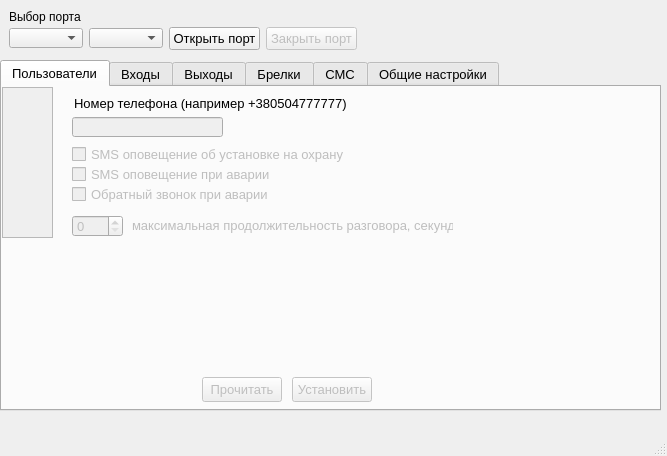
<?xml version="1.0" encoding="UTF-8"?>
<ui version="4.0">
 <class>Debuger_GSM</class>
 <widget class="QMainWindow" name="Debuger_GSM">
  <property name="geometry">
   <rect>
    <x>0</x>
    <y>0</y>
    <width>667</width>
    <height>456</height>
   </rect>
  </property>
  <property name="minimumSize">
   <size>
    <width>667</width>
    <height>456</height>
   </size>
  </property>
  <property name="maximumSize">
   <size>
    <width>667</width>
    <height>456</height>
   </size>
  </property>
  <property name="windowTitle">
   <string>Настройка сигнализации</string>
  </property>
  <property name="windowIcon">
   <iconset>
    <normaloff>touchscreen.ico</normaloff>touchscreen.ico</iconset>
  </property>
  <property name="animated">
   <bool>false</bool>
  </property>
  <widget class="QWidget" name="centralwidget">
   <widget class="QComboBox" name="comboBox_Baudrate">
    <property name="geometry">
     <rect>
      <x>89</x>
      <y>28</y>
      <width>74</width>
      <height>20</height>
     </rect>
    </property>
   </widget>
   <widget class="QComboBox" name="comboBox_COM">
    <property name="geometry">
     <rect>
      <x>9</x>
      <y>28</y>
      <width>74</width>
      <height>20</height>
     </rect>
    </property>
   </widget>
   <widget class="QLabel" name="label_2">
    <property name="geometry">
     <rect>
      <x>9</x>
      <y>9</y>
      <width>91</width>
      <height>16</height>
     </rect>
    </property>
    <property name="font">
     <font>
      <pointsize>9</pointsize>
     </font>
    </property>
    <property name="text">
     <string>Выбор порта</string>
    </property>
   </widget>
   <widget class="QPushButton" name="pushButton_open_COM">
    <property name="geometry">
     <rect>
      <x>169</x>
      <y>27</y>
      <width>91</width>
      <height>23</height>
     </rect>
    </property>
    <property name="font">
     <font>
      <pointsize>10</pointsize>
     </font>
    </property>
    <property name="text">
     <string>Открыть порт</string>
    </property>
   </widget>
   <widget class="QTabWidget" name="tabWidget">
    <property name="geometry">
     <rect>
      <x>0</x>
      <y>60</y>
      <width>661</width>
      <height>351</height>
     </rect>
    </property>
    <property name="minimumSize">
     <size>
      <width>661</width>
      <height>351</height>
     </size>
    </property>
    <property name="maximumSize">
     <size>
      <width>661</width>
      <height>351</height>
     </size>
    </property>
    <property name="font">
     <font>
      <pointsize>10</pointsize>
     </font>
    </property>
    <property name="currentIndex">
     <number>0</number>
    </property>
    <widget class="QWidget" name="users">
     <attribute name="title">
      <string>Пользователи</string>
     </attribute>
     <widget class="QListWidget" name="list_users_nom">
      <property name="enabled">
       <bool>false</bool>
      </property>
      <property name="geometry">
       <rect>
        <x>0</x>
        <y>0</y>
        <width>51</width>
        <height>151</height>
       </rect>
      </property>
      <property name="font">
       <font>
        <pointsize>9</pointsize>
        <weight>50</weight>
        <bold>false</bold>
       </font>
      </property>
     </widget>
     <widget class="QLineEdit" name="lineEdit_Telephone_Number">
      <property name="enabled">
       <bool>false</bool>
      </property>
      <property name="geometry">
       <rect>
        <x>70</x>
        <y>30</y>
        <width>151</width>
        <height>20</height>
       </rect>
      </property>
     </widget>
     <widget class="QLabel" name="label_Example_Tel_Number">
      <property name="enabled">
       <bool>true</bool>
      </property>
      <property name="geometry">
       <rect>
        <x>72</x>
        <y>8</y>
        <width>281</width>
        <height>16</height>
       </rect>
      </property>
      <property name="text">
       <string>Номер телефона (например +380504777777)</string>
      </property>
     </widget>
     <widget class="QPushButton" name="pushButton_Read_Users">
      <property name="enabled">
       <bool>false</bool>
      </property>
      <property name="geometry">
       <rect>
        <x>200</x>
        <y>290</y>
        <width>80</width>
        <height>25</height>
       </rect>
      </property>
      <property name="text">
       <string>Прочитать</string>
      </property>
     </widget>
     <widget class="QPushButton" name="pushButton_Write_Users">
      <property name="enabled">
       <bool>false</bool>
      </property>
      <property name="geometry">
       <rect>
        <x>290</x>
        <y>290</y>
        <width>80</width>
        <height>25</height>
       </rect>
      </property>
      <property name="text">
       <string>Установить</string>
      </property>
     </widget>
     <widget class="QCheckBox" name="checkBox_SMS_set_guard">
      <property name="enabled">
       <bool>false</bool>
      </property>
      <property name="geometry">
       <rect>
        <x>70</x>
        <y>58</y>
        <width>331</width>
        <height>18</height>
       </rect>
      </property>
      <property name="text">
       <string>SMS оповещение об установке на охрану</string>
      </property>
     </widget>
     <widget class="QCheckBox" name="checkBox_SMS_alarm">
      <property name="enabled">
       <bool>false</bool>
      </property>
      <property name="geometry">
       <rect>
        <x>70</x>
        <y>78</y>
        <width>241</width>
        <height>18</height>
       </rect>
      </property>
      <property name="text">
       <string>SMS оповещение при аварии</string>
      </property>
     </widget>
     <widget class="QCheckBox" name="checkBox_call_back_alarm">
      <property name="enabled">
       <bool>false</bool>
      </property>
      <property name="geometry">
       <rect>
        <x>70</x>
        <y>98</y>
        <width>371</width>
        <height>18</height>
       </rect>
      </property>
      <property name="text">
       <string>Обратный звонок при аварии</string>
      </property>
      <property name="checked">
       <bool>false</bool>
      </property>
     </widget>
     <widget class="QSpinBox" name="spinBox_sim900_user_timeout">
      <property name="enabled">
       <bool>false</bool>
      </property>
      <property name="geometry">
       <rect>
        <x>70</x>
        <y>128</y>
        <width>51</width>
        <height>22</height>
       </rect>
      </property>
      <property name="maximum">
       <number>255</number>
      </property>
     </widget>
     <widget class="QLabel" name="label_Max_Time_Talk">
      <property name="enabled">
       <bool>false</bool>
      </property>
      <property name="geometry">
       <rect>
        <x>130</x>
        <y>130</y>
        <width>321</width>
        <height>16</height>
       </rect>
      </property>
      <property name="text">
       <string>максимальная продолжительность разговора, секунд</string>
      </property>
     </widget>
    </widget>
    <widget class="QWidget" name="tab">
     <attribute name="title">
      <string>Входы</string>
     </attribute>
     <widget class="QComboBox" name="comboBox_in_number">
      <property name="enabled">
       <bool>false</bool>
      </property>
      <property name="geometry">
       <rect>
        <x>10</x>
        <y>30</y>
        <width>74</width>
        <height>20</height>
       </rect>
      </property>
     </widget>
     <widget class="QLabel" name="label_in_number">
      <property name="geometry">
       <rect>
        <x>10</x>
        <y>10</y>
        <width>91</width>
        <height>16</height>
       </rect>
      </property>
      <property name="font">
       <font>
        <pointsize>9</pointsize>
       </font>
      </property>
      <property name="text">
       <string>№ входа</string>
      </property>
     </widget>
     <widget class="QPushButton" name="pushButton_Read_In">
      <property name="enabled">
       <bool>false</bool>
      </property>
      <property name="geometry">
       <rect>
        <x>200</x>
        <y>290</y>
        <width>80</width>
        <height>25</height>
       </rect>
      </property>
      <property name="text">
       <string>Прочитать</string>
      </property>
     </widget>
     <widget class="QPushButton" name="pushButton_Write_In">
      <property name="enabled">
       <bool>false</bool>
      </property>
      <property name="geometry">
       <rect>
        <x>290</x>
        <y>290</y>
        <width>80</width>
        <height>25</height>
       </rect>
      </property>
      <property name="text">
       <string>Установить</string>
      </property>
     </widget>
     <widget class="QLineEdit" name="lineEdit_in_alarm_text">
      <property name="enabled">
       <bool>false</bool>
      </property>
      <property name="geometry">
       <rect>
        <x>90</x>
        <y>30</y>
        <width>151</width>
        <height>20</height>
       </rect>
      </property>
     </widget>
     <widget class="QLabel" name="label_in_number_2">
      <property name="geometry">
       <rect>
        <x>90</x>
        <y>10</y>
        <width>191</width>
        <height>16</height>
       </rect>
      </property>
      <property name="font">
       <font>
        <pointsize>9</pointsize>
       </font>
      </property>
      <property name="text">
       <string>Текст СМС при срабатывании</string>
      </property>
     </widget>
    </widget>
    <widget class="QWidget" name="tab_2">
     <attribute name="title">
      <string>Выходы</string>
     </attribute>
    </widget>
    <widget class="QWidget" name="tab_6">
     <attribute name="title">
      <string>Брелки</string>
     </attribute>
    </widget>
    <widget class="QWidget" name="tab_3">
     <attribute name="title">
      <string>СМС</string>
     </attribute>
     <widget class="QFrame" name="frame">
      <property name="geometry">
       <rect>
        <x>10</x>
        <y>10</y>
        <width>641</width>
        <height>141</height>
       </rect>
      </property>
      <property name="frameShape">
       <enum>QFrame::StyledPanel</enum>
      </property>
      <property name="frameShadow">
       <enum>QFrame::Raised</enum>
      </property>
      <widget class="QComboBox" name="comboBox_Reset_Guard">
       <property name="enabled">
        <bool>false</bool>
       </property>
       <property name="geometry">
        <rect>
         <x>10</x>
         <y>100</y>
         <width>51</width>
         <height>20</height>
        </rect>
       </property>
      </widget>
     </widget>
     <widget class="QLabel" name="label_File_Name_3">
      <property name="geometry">
       <rect>
        <x>340</x>
        <y>90</y>
        <width>221</width>
        <height>16</height>
       </rect>
      </property>
      <property name="text">
       <string>Снятие аварии</string>
      </property>
     </widget>
     <widget class="QLineEdit" name="lineEdit_clear_alarm_text">
      <property name="enabled">
       <bool>false</bool>
      </property>
      <property name="geometry">
       <rect>
        <x>340</x>
        <y>110</y>
        <width>201</width>
        <height>20</height>
       </rect>
      </property>
     </widget>
     <widget class="QLabel" name="label_File_Name_4">
      <property name="geometry">
       <rect>
        <x>180</x>
        <y>20</y>
        <width>361</width>
        <height>16</height>
       </rect>
      </property>
      <property name="font">
       <font>
        <pointsize>11</pointsize>
        <weight>75</weight>
        <bold>true</bold>
       </font>
      </property>
      <property name="text">
       <string>СМС от абонента к сигнализации</string>
      </property>
     </widget>
     <widget class="QLabel" name="label_sms_reset_guard_cmd_1">
      <property name="geometry">
       <rect>
        <x>110</x>
        <y>90</y>
        <width>201</width>
        <height>16</height>
       </rect>
      </property>
      <property name="text">
       <string>Снятие с охраны</string>
      </property>
     </widget>
     <widget class="QLineEdit" name="lineEdit_sms_reset_guard_cmd">
      <property name="enabled">
       <bool>false</bool>
      </property>
      <property name="geometry">
       <rect>
        <x>100</x>
        <y>110</y>
        <width>200</width>
        <height>20</height>
       </rect>
      </property>
      <property name="text">
       <string/>
      </property>
     </widget>
     <widget class="QFrame" name="frame_2">
      <property name="geometry">
       <rect>
        <x>10</x>
        <y>160</y>
        <width>641</width>
        <height>80</height>
       </rect>
      </property>
      <property name="frameShape">
       <enum>QFrame::StyledPanel</enum>
      </property>
      <property name="frameShadow">
       <enum>QFrame::Raised</enum>
      </property>
      <widget class="QLabel" name="label_File_Name_5">
       <property name="geometry">
        <rect>
         <x>170</x>
         <y>10</y>
         <width>341</width>
         <height>16</height>
        </rect>
       </property>
       <property name="font">
        <font>
         <pointsize>11</pointsize>
         <weight>75</weight>
         <bold>true</bold>
        </font>
       </property>
       <property name="text">
        <string>СМС от сигнализации к абоненту</string>
       </property>
      </widget>
     </widget>
     <widget class="QLineEdit" name="lineEdit_text_guard_set">
      <property name="enabled">
       <bool>false</bool>
      </property>
      <property name="geometry">
       <rect>
        <x>20</x>
        <y>210</y>
        <width>181</width>
        <height>20</height>
       </rect>
      </property>
     </widget>
     <widget class="QLabel" name="label_File_Name_2">
      <property name="geometry">
       <rect>
        <x>20</x>
        <y>190</y>
        <width>221</width>
        <height>16</height>
       </rect>
      </property>
      <property name="text">
       <string>Охрана установлена</string>
      </property>
     </widget>
     <widget class="QPushButton" name="pushButton_Read_SMS">
      <property name="enabled">
       <bool>false</bool>
      </property>
      <property name="geometry">
       <rect>
        <x>200</x>
        <y>290</y>
        <width>80</width>
        <height>25</height>
       </rect>
      </property>
      <property name="text">
       <string>Прочитать</string>
      </property>
     </widget>
     <widget class="QPushButton" name="pushButton_Write_SMS">
      <property name="enabled">
       <bool>false</bool>
      </property>
      <property name="geometry">
       <rect>
        <x>290</x>
        <y>290</y>
        <width>80</width>
        <height>25</height>
       </rect>
      </property>
      <property name="text">
       <string>Установить</string>
      </property>
     </widget>
     <widget class="QLabel" name="label_sms_reset_guard_cmd_2">
      <property name="geometry">
       <rect>
        <x>20</x>
        <y>90</y>
        <width>71</width>
        <height>16</height>
       </rect>
      </property>
      <property name="text">
       <string>№ режима</string>
      </property>
     </widget>
     <widget class="QLabel" name="label_sms_reset_guard_cmd_3">
      <property name="geometry">
       <rect>
        <x>20</x>
        <y>50</y>
        <width>71</width>
        <height>16</height>
       </rect>
      </property>
      <property name="text">
       <string>№ режима</string>
      </property>
     </widget>
     <widget class="QLabel" name="label_sms_reset_guard_cmd_4">
      <property name="geometry">
       <rect>
        <x>110</x>
        <y>50</y>
        <width>201</width>
        <height>16</height>
       </rect>
      </property>
      <property name="text">
       <string>Установка на охрану</string>
      </property>
     </widget>
     <widget class="QLineEdit" name="lineEdit_sms_Set_Guard_Cmd">
      <property name="enabled">
       <bool>false</bool>
      </property>
      <property name="geometry">
       <rect>
        <x>100</x>
        <y>70</y>
        <width>200</width>
        <height>20</height>
       </rect>
      </property>
      <property name="text">
       <string/>
      </property>
     </widget>
     <widget class="QComboBox" name="comboBox_Set_Guard">
      <property name="enabled">
       <bool>false</bool>
      </property>
      <property name="geometry">
       <rect>
        <x>20</x>
        <y>70</y>
        <width>51</width>
        <height>20</height>
       </rect>
      </property>
     </widget>
    </widget>
    <widget class="QWidget" name="general_config">
     <attribute name="title">
      <string>Общие настройки</string>
     </attribute>
     <widget class="QLabel" name="label_File_Name_7">
      <property name="geometry">
       <rect>
        <x>10</x>
        <y>10</y>
        <width>141</width>
        <height>16</height>
       </rect>
      </property>
      <property name="text">
       <string>Лимит денег для СМС</string>
      </property>
     </widget>
     <widget class="QSpinBox" name="spinBox_min_balance_SMS">
      <property name="enabled">
       <bool>false</bool>
      </property>
      <property name="geometry">
       <rect>
        <x>10</x>
        <y>30</y>
        <width>51</width>
        <height>22</height>
       </rect>
      </property>
      <property name="maximum">
       <number>255</number>
      </property>
     </widget>
     <widget class="QPushButton" name="pushButton_Read_GS">
      <property name="enabled">
       <bool>false</bool>
      </property>
      <property name="geometry">
       <rect>
        <x>200</x>
        <y>290</y>
        <width>80</width>
        <height>25</height>
       </rect>
      </property>
      <property name="text">
       <string>Прочитать</string>
      </property>
     </widget>
     <widget class="QPushButton" name="pushButton_Write_GS">
      <property name="enabled">
       <bool>false</bool>
      </property>
      <property name="geometry">
       <rect>
        <x>290</x>
        <y>290</y>
        <width>80</width>
        <height>25</height>
       </rect>
      </property>
      <property name="text">
       <string>Установить</string>
      </property>
     </widget>
     <widget class="QSpinBox" name="spinBox_min_balance_call">
      <property name="enabled">
       <bool>false</bool>
      </property>
      <property name="geometry">
       <rect>
        <x>160</x>
        <y>30</y>
        <width>51</width>
        <height>22</height>
       </rect>
      </property>
      <property name="maximum">
       <number>255</number>
      </property>
     </widget>
     <widget class="QLabel" name="label_File_Name_8">
      <property name="geometry">
       <rect>
        <x>160</x>
        <y>10</y>
        <width>281</width>
        <height>16</height>
       </rect>
      </property>
      <property name="text">
       <string>Лимит денег для звонков</string>
      </property>
     </widget>
     <widget class="QCheckBox" name="checkBox_let_set_guard_nom">
      <property name="enabled">
       <bool>false</bool>
      </property>
      <property name="geometry">
       <rect>
        <x>10</x>
        <y>220</y>
        <width>411</width>
        <height>18</height>
       </rect>
      </property>
      <property name="text">
       <string>Установка на охрану по звонку с донабором защитного кода</string>
      </property>
     </widget>
     <widget class="QCheckBox" name="checkBox_let_set_guard_no_nom">
      <property name="enabled">
       <bool>false</bool>
      </property>
      <property name="geometry">
       <rect>
        <x>10</x>
        <y>200</y>
        <width>411</width>
        <height>18</height>
       </rect>
      </property>
      <property name="text">
       <string>Установка на охрану по звонку без донабора защитного кода</string>
      </property>
     </widget>
     <widget class="QCheckBox" name="checkBox_rep_sms_self">
      <property name="enabled">
       <bool>false</bool>
      </property>
      <property name="geometry">
       <rect>
        <x>10</x>
        <y>180</y>
        <width>541</width>
        <height>18</height>
       </rect>
      </property>
      <property name="text">
       <string>Передавать СМС уведомление о постановке на охрану тому, кто поставил на охрану</string>
      </property>
     </widget>
     <widget class="QCheckBox" name="checkBox_rep_call_back_self">
      <property name="enabled">
       <bool>false</bool>
      </property>
      <property name="geometry">
       <rect>
        <x>10</x>
        <y>160</y>
        <width>571</width>
        <height>18</height>
       </rect>
      </property>
      <property name="text">
       <string>Обратный звонок как уведомление о постановке на охрану тому, кто поставил на охрану</string>
      </property>
      <property name="checked">
       <bool>false</bool>
      </property>
     </widget>
     <widget class="QCheckBox" name="checkBox_send_sms_always">
      <property name="enabled">
       <bool>false</bool>
      </property>
      <property name="geometry">
       <rect>
        <x>10</x>
        <y>240</y>
        <width>301</width>
        <height>18</height>
       </rect>
      </property>
      <property name="text">
       <string>Отправлять СМС даже при низком балансе</string>
      </property>
      <property name="checked">
       <bool>false</bool>
      </property>
     </widget>
     <widget class="QCheckBox" name="checkBox_call_back_always">
      <property name="enabled">
       <bool>false</bool>
      </property>
      <property name="geometry">
       <rect>
        <x>10</x>
        <y>260</y>
        <width>301</width>
        <height>18</height>
       </rect>
      </property>
      <property name="text">
       <string>Обратный звонок даже при низком балансе</string>
      </property>
      <property name="checked">
       <bool>false</bool>
      </property>
     </widget>
     <widget class="QLabel" name="label_dtmf_alarm_off">
      <property name="geometry">
       <rect>
        <x>340</x>
        <y>10</y>
        <width>161</width>
        <height>16</height>
       </rect>
      </property>
      <property name="font">
       <font>
        <pointsize>9</pointsize>
       </font>
      </property>
      <property name="text">
       <string> DTMF для снятия аварии</string>
      </property>
     </widget>
     <widget class="QLineEdit" name="lineEdit_dtmf_clear_alarm_cmd">
      <property name="enabled">
       <bool>false</bool>
      </property>
      <property name="geometry">
       <rect>
        <x>340</x>
        <y>30</y>
        <width>151</width>
        <height>20</height>
       </rect>
      </property>
      <property name="text">
       <string/>
      </property>
     </widget>
     <widget class="QLineEdit" name="lineEdit_dtmf_set_guard">
      <property name="enabled">
       <bool>false</bool>
      </property>
      <property name="geometry">
       <rect>
        <x>90</x>
        <y>130</y>
        <width>151</width>
        <height>20</height>
       </rect>
      </property>
     </widget>
     <widget class="QLabel" name="label_dtmf_set_guard_2">
      <property name="geometry">
       <rect>
        <x>90</x>
        <y>110</y>
        <width>191</width>
        <height>16</height>
       </rect>
      </property>
      <property name="font">
       <font>
        <pointsize>9</pointsize>
       </font>
      </property>
      <property name="text">
       <string>DTMF код установки на охрану</string>
      </property>
     </widget>
     <widget class="QLabel" name="label_dtmf_set_guard">
      <property name="geometry">
       <rect>
        <x>10</x>
        <y>110</y>
        <width>91</width>
        <height>16</height>
       </rect>
      </property>
      <property name="font">
       <font>
        <pointsize>9</pointsize>
       </font>
      </property>
      <property name="text">
       <string>№ режима</string>
      </property>
     </widget>
     <widget class="QComboBox" name="comboBox_dtmf_set_guard">
      <property name="enabled">
       <bool>false</bool>
      </property>
      <property name="geometry">
       <rect>
        <x>10</x>
        <y>130</y>
        <width>74</width>
        <height>20</height>
       </rect>
      </property>
     </widget>
     <widget class="QComboBox" name="comboBox_dtmf_reset_guard">
      <property name="enabled">
       <bool>false</bool>
      </property>
      <property name="geometry">
       <rect>
        <x>340</x>
        <y>130</y>
        <width>74</width>
        <height>20</height>
       </rect>
      </property>
     </widget>
     <widget class="QLabel" name="label_dtmf_reset_guard">
      <property name="geometry">
       <rect>
        <x>340</x>
        <y>110</y>
        <width>91</width>
        <height>16</height>
       </rect>
      </property>
      <property name="font">
       <font>
        <pointsize>9</pointsize>
       </font>
      </property>
      <property name="text">
       <string>№ режима</string>
      </property>
     </widget>
     <widget class="QLabel" name="label_dtmf_reset_guard_2">
      <property name="geometry">
       <rect>
        <x>420</x>
        <y>110</y>
        <width>191</width>
        <height>16</height>
       </rect>
      </property>
      <property name="font">
       <font>
        <pointsize>9</pointsize>
       </font>
      </property>
      <property name="text">
       <string>DTMF код снятия с охраны</string>
      </property>
     </widget>
     <widget class="QLineEdit" name="lineEdit_dtmf_reset_guard">
      <property name="enabled">
       <bool>false</bool>
      </property>
      <property name="geometry">
       <rect>
        <x>420</x>
        <y>130</y>
        <width>151</width>
        <height>20</height>
       </rect>
      </property>
     </widget>
     <widget class="QLineEdit" name="lineEdit_trump_begin">
      <property name="enabled">
       <bool>false</bool>
      </property>
      <property name="geometry">
       <rect>
        <x>10</x>
        <y>80</y>
        <width>151</width>
        <height>20</height>
       </rect>
      </property>
      <property name="text">
       <string/>
      </property>
     </widget>
     <widget class="QLabel" name="label_rtump_begin">
      <property name="geometry">
       <rect>
        <x>10</x>
        <y>60</y>
        <width>201</width>
        <height>16</height>
       </rect>
      </property>
      <property name="font">
       <font>
        <pointsize>9</pointsize>
       </font>
      </property>
      <property name="text">
       <string>Начало команды &quot;Перезвони мне&quot;</string>
      </property>
     </widget>
     <widget class="QLineEdit" name="lineEdit_trump_end">
      <property name="enabled">
       <bool>false</bool>
      </property>
      <property name="geometry">
       <rect>
        <x>340</x>
        <y>80</y>
        <width>151</width>
        <height>20</height>
       </rect>
      </property>
      <property name="text">
       <string/>
      </property>
     </widget>
     <widget class="QLabel" name="label_rtump_end">
      <property name="geometry">
       <rect>
        <x>340</x>
        <y>60</y>
        <width>201</width>
        <height>16</height>
       </rect>
      </property>
      <property name="font">
       <font>
        <pointsize>9</pointsize>
       </font>
      </property>
      <property name="text">
       <string>Конец команды &quot;Перезвони мне&quot;</string>
      </property>
     </widget>
     <widget class="QLabel" name="label_rtump_end_2">
      <property name="geometry">
       <rect>
        <x>190</x>
        <y>80</y>
        <width>141</width>
        <height>16</height>
       </rect>
      </property>
      <property name="font">
       <font>
        <pointsize>9</pointsize>
       </font>
      </property>
      <property name="text">
       <string>&lt;- номер телефона -&gt;</string>
      </property>
     </widget>
    </widget>
   </widget>
   <widget class="QPushButton" name="pushButton_close_COM">
    <property name="enabled">
     <bool>false</bool>
    </property>
    <property name="geometry">
     <rect>
      <x>266</x>
      <y>27</y>
      <width>91</width>
      <height>23</height>
     </rect>
    </property>
    <property name="font">
     <font>
      <pointsize>10</pointsize>
     </font>
    </property>
    <property name="text">
     <string>Закрыть порт</string>
    </property>
   </widget>
  </widget>
  <widget class="QMenuBar" name="menubar">
   <property name="geometry">
    <rect>
     <x>0</x>
     <y>0</y>
     <width>667</width>
     <height>18</height>
    </rect>
   </property>
  </widget>
  <widget class="QStatusBar" name="statusbar"/>
  <action name="action">
   <property name="text">
    <string>Закрыть</string>
   </property>
  </action>
 </widget>
 <resources/>
 <connections/>
</ui>
